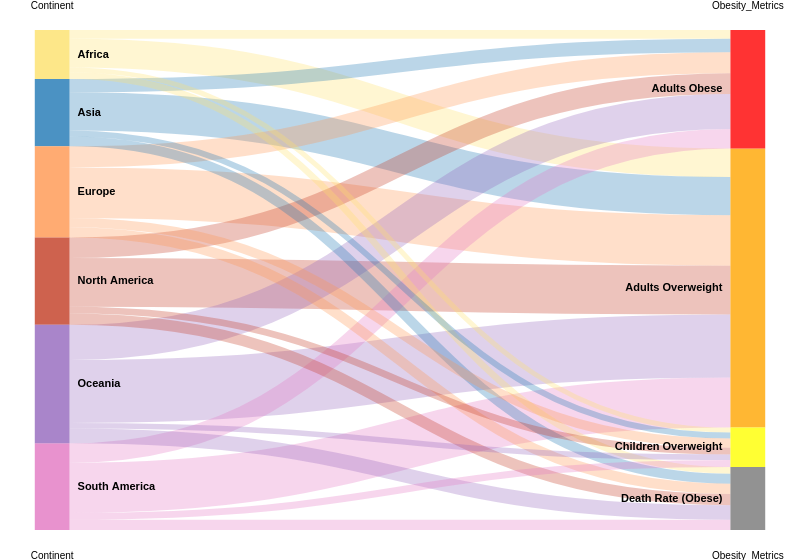

Write the Vega-Lite specification saved for this chart.
### Vega specification from a JSON file in a GitHub repository (floating-point values rounded to 4 significant figures)
{"$schema": "https://vega.github.io/schema/vega/v5.2.0.json", "height": 500, "width": 800, "data": [{"name": "rawData", "values": [{"Continent": "Africa", "Obesity_Metrics": "Adults Overweight", "Count": 32.89}, {"Continent": "Asia", "Obesity_Metrics": "Adults Overweight", "Count": 43.92}, {"Continent": "Europe", "Obesity_Metrics": "Adults Overweight", "Count": 58.11}, {"Continent": "North America", "Obesity_Metrics": "Adults Overweight", "Count": 56.29}, {"Continent": "South America", "Obesity_Metrics": "Adults Overweight", "Count": 57.7}, {"Continent": "Oceania", "Obesity_Metrics": "Adults Overweight", "Count": 72.68}, {"Continent": "Africa", "Obesity_Metrics": "Adults Obese", "Count": 10.22}, {"Continent": "Asia", "Obesity_Metrics": "Adults Obese", "Count": 15.4}, {"Continent": "Europe", "Obesity_Metrics": "Adults Obese", "Count": 24.35}, {"Continent": "North America", "Obesity_Metrics": "Adults Obese", "Count": 23.65}, {"Continent": "South America", "Obesity_Metrics": "Adults Obese", "Count": 22.6}, {"Continent": "Oceania", "Obesity_Metrics": "Adults Obese", "Count": 40.45}, {"Continent": "Africa", "Obesity_Metrics": "Death Rate (Obese)", "Count": 7.67}, {"Continent": "Asia", "Obesity_Metrics": "Death Rate (Obese)", "Count": 11.48}, {"Continent": "Europe", "Obesity_Metrics": "Death Rate (Obese)", "Count": 11.79}, {"Continent": "North America", "Obesity_Metrics": "Death Rate (Obese)", "Count": 13.06}, {"Continent": "South America", "Obesity_Metrics": "Death Rate (Obese)", "Count": 11.74}, {"Continent": "Oceania", "Obesity_Metrics": "Death Rate (Obese)", "Count": 16.83}, {"Continent": "Africa", "Obesity_Metrics": "Children Overweight", "Count": 5.7}, {"Continent": "Asia", "Obesity_Metrics": "Children Overweight", "Count": 6.81}, {"Continent": "Europe", "Obesity_Metrics": "Children Overweight", "Count": 10.75}, {"Continent": "North America", "Obesity_Metrics": "Children Overweight", "Count": 7.76}, {"Continent": "South America", "Obesity_Metrics": "Children Overweight", "Count": 7.98}, {"Continent": "Oceania", "Obesity_Metrics": "Children Overweight", "Count": 6.45}], "transform": [{"type": "formula", "expr": "datum['Continent']", "as": "stk1"}, {"type": "formula", "expr": "datum.Obesity_Metrics", "as": "stk2"}, {"type": "formula", "expr": "datum.Count", "as": "size"}]}, {"name": "nodes", "source": "rawData", "transform": [{"type": "filter", "expr": "!groupSelector || groupSelector.stk1 == datum.stk1 || groupSelector.stk2 == datum.stk2"}, {"type": "formula", "expr": "datum.stk1+datum.stk2", "as": "key"}, {"type": "fold", "fields": ["stk1", "stk2"], "as": ["stack", "grpId"]}, {"type": "formula", "expr": "datum.stack == 'stk1' ? datum.stk1+' '+datum.stk2 : datum.stk2+' '+datum.stk1", "as": "sortField"}, {"type": "stack", "groupby": ["stack"], "sort": {"field": "sortField", "order": "descending"}, "field": "size"}, {"type": "formula", "expr": "(datum.y0+datum.y1)/2", "as": "yc"}]}, {"name": "groups", "source": "nodes", "transform": [{"type": "aggregate", "groupby": ["stack", "grpId"], "fields": ["size"], "ops": ["sum"], "as": ["total"]}, {"type": "stack", "groupby": ["stack"], "sort": {"field": "grpId", "order": "descending"}, "field": "total"}, {"type": "formula", "expr": "scale('y', datum.y0)", "as": "scaledY0"}, {"type": "formula", "expr": "scale('y', datum.y1)", "as": "scaledY1"}, {"type": "formula", "expr": "datum.stack == 'stk1'", "as": "rightLabel"}, {"type": "formula", "expr": "round((datum.total/domain('y')[1]) * 100)", "as": "percentage"}]}, {"name": "destinationNodes", "source": "nodes", "transform": [{"type": "filter", "expr": "datum.stack == 'stk2'"}]}, {"name": "edges", "source": "nodes", "transform": [{"type": "filter", "expr": "datum.stack == 'stk1'"}, {"type": "lookup", "from": "destinationNodes", "key": "key", "fields": ["key"], "as": ["target"]}, {"type": "linkpath", "orient": "horizontal", "shape": "diagonal", "sourceY": {"expr": "scale('y', datum.yc)"}, "sourceX": {"expr": "scale('x', 'stk1') + bandwidth('x')"}, "targetY": {"expr": "scale('y', datum.target.yc)"}, "targetX": {"expr": "scale('x', 'stk2')"}}, {"type": "formula", "expr": "range('y')[0]-scale('y', datum.size)", "as": "strokeWidth"}, {"type": "formula", "expr": "(datum.total/domain('y')[1]) * 100", "as": "percentage"}]}], "scales": [{"name": "x", "type": "band", "range": "width", "domain": ["stk1", "stk2"], "paddingOuter": 0.05, "paddingInner": 0.95}, {"name": "y", "type": "linear", "range": "height", "domain": {"data": "nodes", "field": "y1"}}, {"name": "color", "type": "ordinal", "range": ["#FDE26C", "#1f77b4", "#FF964F", "#C23B22", "#9467bd", "#e377c2", "red", "orange", "yellow", "#777777"], "domain": ["Africa", "Asia", "Europe", "North America", "Oceania", "South America", "Adults Obese", "Adults Overweight", "Children Overweight", "Death Rate (Obese)"]}, {"name": "stackNames", "type": "ordinal", "range": ["Continent", "Obesity_Metrics"], "domain": ["stk1", "stk2"]}], "axes": [{"orient": "bottom", "scale": "x", "domain": false, "ticks": false, "labelPadding": 20, "encode": {"labels": {"update": {"text": {"scale": "stackNames", "field": "value", "fontWeight": "bold", "fontSize": 14}}}}}, {"orient": "top", "scale": "x", "domain": false, "ticks": false, "labelPadding": 20, "encode": {"labels": {"update": {"text": {"scale": "stackNames", "field": "value", "fontWeight": "bold", "fontSize": 14}}}}}, {"orient": "left", "scale": "y", "labels": false, "domain": false, "ticks": false}], "marks": [{"type": "path", "name": "edgeMark", "from": {"data": "edges"}, "clip": true, "encode": {"update": {"stroke": [{"test": "groupSelector && groupSelector.stack=='stk1'", "scale": "color", "field": "stk2"}, {"scale": "color", "field": "stk1"}], "strokeWidth": {"field": "strokeWidth"}, "path": {"field": "path"}, "strokeOpacity": {"signal": "!groupSelector && (groupHover.stk1 == datum.stk1 || groupHover.stk2 == datum.stk2) ? 0.9 : 0.3"}, "zindex": {"signal": "!groupSelector && (groupHover.stk1 == datum.stk1 || groupHover.stk2 == datum.stk2) ? 1 : 0"}, "tooltip": {"signal": "{\"Continent:\": datum.stk1, \"Obesity Metrics:\": datum.stk2, \"Percentage:\":format(datum.size, ',.2f')}"}}, "hover": {"strokeOpacity": {"value": 1}}}}, {"type": "rect", "name": "groupMark", "from": {"data": "groups"}, "encode": {"enter": {"fill": {"scale": "color", "field": "grpId"}, "width": {"scale": "x", "band": 1}}, "update": {"x": {"scale": "x", "field": "stack"}, "y": {"field": "scaledY0"}, "y2": {"field": "scaledY1"}, "fillOpacity": {"value": 0.8}, "tooltip": {"signal": "'In the population affected by overweight and obesity,' + datum.grpId + ' contributes ' + format(datum.percentage, ',.0f') + '%'"}}, "hover": {"fillOpacity": {"value": 1}}}}, {"type": "text", "from": {"data": "groups"}, "interactive": false, "encode": {"update": {"x": {"signal": "scale('x', datum.stack) + (datum.rightLabel ? bandwidth('x') + 8 : -8)"}, "yc": {"signal": "(datum.scaledY0 + datum.scaledY1)/2"}, "align": {"signal": "datum.rightLabel ? 'left' : 'right'"}, "baseline": {"value": "middle"}, "fontWeight": {"value": "bold"}, "text": {"signal": "abs(datum.scaledY0-datum.scaledY1) > 13 ? datum.grpId : ''"}}}}, {"type": "group", "data": [{"name": "dataForShowAll", "values": [{}], "transform": [{"type": "filter", "expr": "groupSelector"}]}], "encode": {"enter": {"xc": {"signal": "width/2"}, "y": {"value": 30}, "width": {"value": 80}, "height": {"value": 30}}}, "marks": [{"type": "group", "name": "groupReset", "from": {"data": "dataForShowAll"}, "encode": {"enter": {"cornerRadius": {"value": 6}, "fill": {"value": "#f5f5f5"}, "stroke": {"value": "#c1c1c1"}, "strokeWidth": {"value": 2}, "height": {"field": {"group": "height"}}, "width": {"field": {"group": "width"}}}, "update": {"opacity": {"value": 1}}, "hover": {"opacity": {"value": 0.7}}}, "marks": [{"type": "text", "interactive": false, "encode": {"enter": {"xc": {"field": {"group": "width"}, "mult": 0.5}, "yc": {"field": {"group": "height"}, "mult": 0.5, "offset": 2}, "align": {"value": "center"}, "baseline": {"value": "middle"}, "fontWeight": {"value": "bold"}, "text": {"value": "Show All"}}}}]}]}], "signals": [{"name": "groupHover", "value": {}, "on": [{"events": "@groupMark:mouseover", "update": "{stk1:datum.stack=='stk1' && datum.grpId, stk2:datum.stack=='stk2' && datum.grpId}"}, {"events": "mouseout", "update": "{}"}]}, {"name": "groupSelector", "value": false, "on": [{"events": "@groupMark:click!", "update": "{stack:datum.stack, stk1:datum.stack=='stk1' && datum.grpId, stk2:datum.stack=='stk2' && datum.grpId}"}, {"events": [{"type": "click", "markname": "groupReset"}, {"type": "dblclick"}], "update": "false"}]}], "config": {"view": {"stroke": null}, "background": null}}
